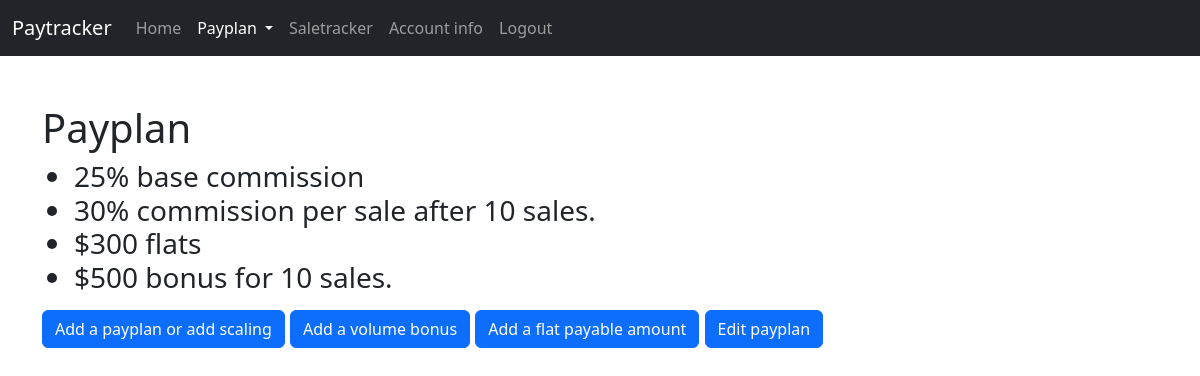
Screenshot of /payplan/ (signed in) with the database file from the repository.
### payplan/models.py (models this page shows)
class Payplan(models.Model):
    commission = models.IntegerField(default=0)
    totalsales = models.IntegerField(default=0)
    user_id = models.ForeignKey(User, on_delete=models.CASCADE, null=True)
    def __str__(self):
        if self.totalsales != 0:
            return f"{self.commission}% commission per sale after {self.totalsales} sales."
        else:
            return f"{self.commission}% base commission"

class Flat(models.Model):
    flat_amount = models.IntegerField(default=0)
    sales_required = models.IntegerField(default=0, blank=True)
    user_id = models.ForeignKey(User, on_delete=models.CASCADE, null=True)
    def __str__(self):
        if self.sales_required != 0:
            return  f"${self.flat_amount} flat after {self.sales_required} sales."
        else:
            return f"${self.flat_amount} flats"

class VolumeBonus(models.Model):
    bonus = models.IntegerField(default=0)
    sales_required = models.IntegerField(default=0)
    user_id = models.ForeignKey(User, on_delete=models.CASCADE, null=True)
    class Meta:
        verbose_name_plural = "volume bonuses"
    def __str__(self):
        return  f"${self.bonus} bonus for {self.sales_required} sales."

### payplan/views.py (the view)
# urls.py: path("", views.index, name="index")
def index(request):
    if not request.user.is_authenticated:
        return HttpResponseRedirect(reverse("users:login"))
    current_user = request.user
    payplan = Payplan.objects.filter(user_id=current_user)
    flat = Flat.objects.filter(user_id=current_user)
    volume_bonus = VolumeBonus.objects.filter(user_id=current_user)
    if not payplan:
        if not flat:
            if not volume_bonus:
                return render(request, "payplan/payplan-select.html", {
                    "message": "No payplan saved"
                })
    return render(request, "payplan/index.html", {
        "payplan": payplan,
        "flat": flat,
        "volume_bonus": volume_bonus,
    })

### payplan/templates/payplan/index.html
{% extends "payplan/layout.html" %}
{% block body %}
    <h1>Payplan</h1>
    <ul>
        <h3>
        {% for i in payplan %}
        <li>{{ i }}</li>
        {% endfor %}
        {% for j in flat %}
        <li>{{ j }}</li>
        {% endfor %}
        {% for k in volume_bonus %}
        <li>{{ k }}</li>
        {% endfor %}
    </h3>
    </ul>
    <h5>
        <a href="{% url 'payplan:add' %}" class="btn btn-primary">Add a payplan or add scaling</a>
        <a href="{% url 'payplan:volume-bonus' %}" class="btn btn-primary">Add a volume bonus</a>
        <a href="{% url 'payplan:flat' %}" class="btn btn-primary">Add a flat payable amount</a>
        <a href="{% url 'payplan:add-level' %}" class="btn btn-primary">Edit payplan</a>
</h5>
{% endblock %}

### rows the page displays
Payplan: totalsales+commission "25% base commission"
Payplan: totalsales+commission "30% commission per sale after 10 sales."
Flat: sales_required+flat_amount "$300 flats"
VolumeBonus: bonus+sales_required "$500 bonus for 10 sales."
